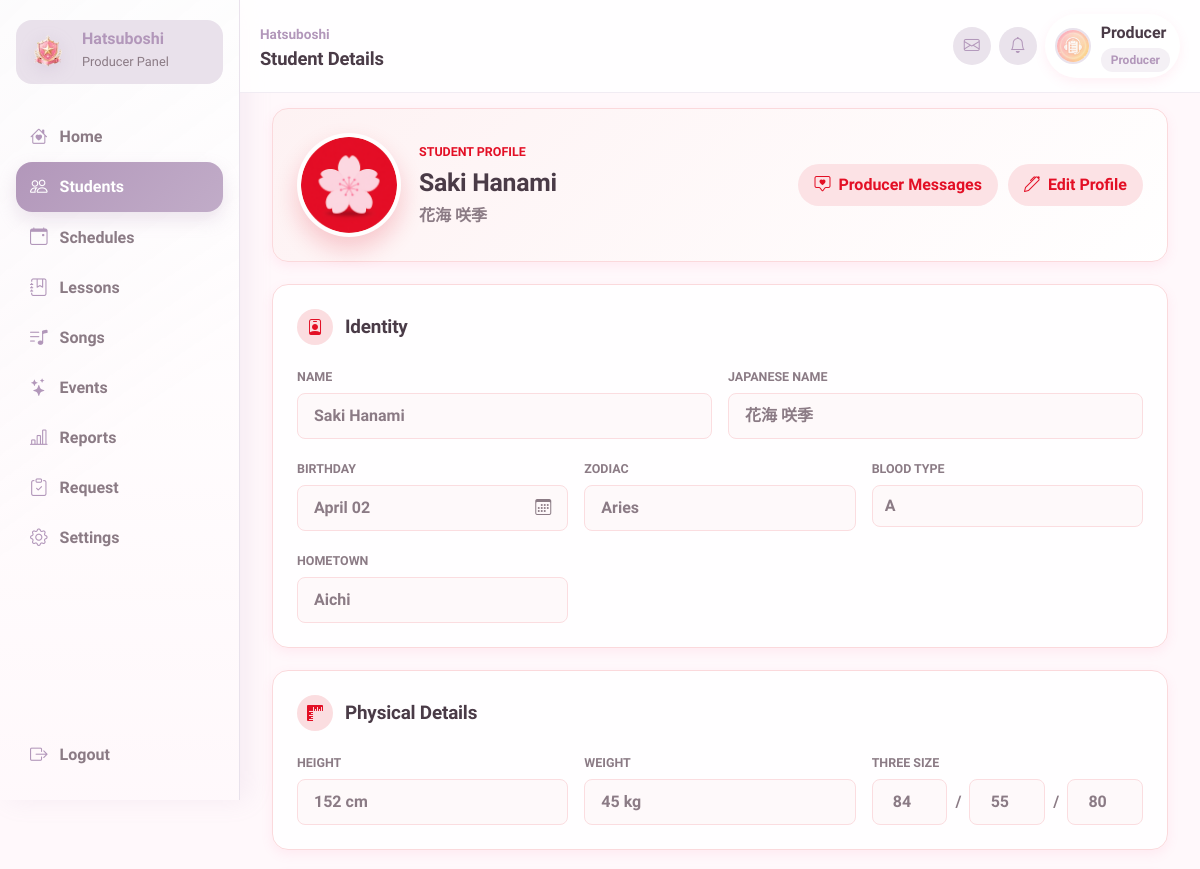
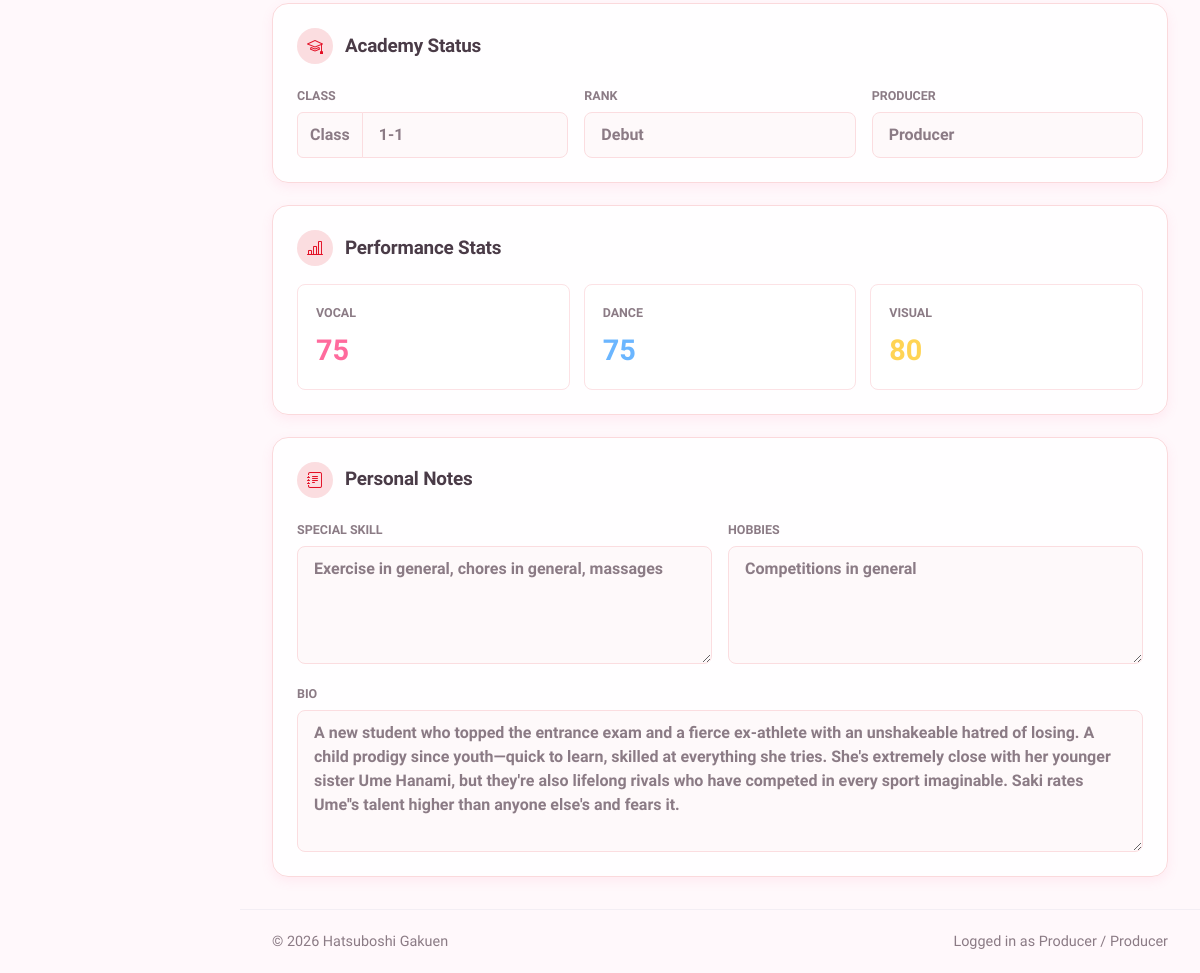
/producer/student_edit.php?id=1 (signed in), run on the app's committed database (2 pictures, top to bottom).
### tables this page shows
CREATE TABLE `students` (
  `id` int(11) NOT NULL AUTO_INCREMENT,
  `user_id` int(11) NOT NULL,
  `name` varchar(100) NOT NULL,
  `name_jp` varchar(100) DEFAULT NULL,
  `birthday` date DEFAULT NULL,
  `zodiac` varchar(30) DEFAULT NULL,
  `blood_type` char(2) DEFAULT NULL,
  `height` int(11) DEFAULT NULL,
  `weight` int(11) DEFAULT NULL,
  `three_size` varchar(20) DEFAULT NULL,
  `hometown` varchar(50) DEFAULT NULL,
  `hobbies` text DEFAULT NULL,
  `special_skill` text DEFAULT NULL,
  `school_year` varchar(20) DEFAULT NULL,
  `rank` varchar(10) GENERATED ALWAYS AS (case when (`vocal` + `dance` + `visual`) * 2.3 >= 35000 then 'S5' when (`vocal` + `dance` + `visual`) * 2.3 >= 26000 then 'S4' when (`vocal` + `dance` + `visual`) * 2.3 >= 23000 then 'SSS+' when (`vocal` + `dance` + `visual`) * 2.3 >= 20000 then 'SSS' when (`vocal` + `dance` + `visual`) * 2.3 >= 16000 then 'SS' when (`vocal` + `dance` + `visual`) * 2.3 >= 14500 then 'S+' when (`vocal` + `dance` + `visual`) * 2.3 >= 13000 then 'S' when (`vocal` + `dance` + `visual`) * 2.3 >= 12000 then 'A+' when (`vocal` + `dance` + `visual`) * 2.3 >= 11000 then 'A' when (`vocal` + `dance` + `visual`) * 2.3 >= 10000 then 'B+' when (`vocal` + `dance` + `visual`) * 2.3 >= 9000 then 'B' when (`vocal` + `dance` + `visual`) * 2.3 >= 7500 then 'C+' when (`vocal` + `dance` + `visual`) * 2.3 >= 6500 then 'C' when (`vocal` + `dance` + `visual`) * 2.3 >= 5000 then 'D' when (`vocal` + `dance` + `visual`) * 2.3 >= 3000 then 'E' else 'Debut' end) STORED,
  `vocal` int(11) NOT NULL DEFAULT 0,
  `dance` int(11) NOT NULL DEFAULT 0,
  `visual` int(11) NOT NULL DEFAULT 0,
  `bio` text DEFAULT NULL,
  `producer_id` int(11) DEFAULT NULL,
  `producer_status` enum('active','removal_pending','released','unassigned') DEFAULT 'unassigned',
  `created_at` datetime NOT NULL DEFAULT current_timestamp(),
  `updated_at` datetime NOT NULL DEFAULT current_timestamp() ON UPDATE current_timestamp(),
  PRIMARY KEY (`id`),
  UNIQUE KEY `uniq_students_user_id` (`user_id`),
  KEY `idx_students_producer_id` (`producer_id`),
  KEY `idx_students_rank` (`rank`),
  CONSTRAINT `fk_students_producer` FOREIGN KEY (`producer_id`) REFERENCES `users` (`id`) ON DELETE SET NULL ON UPDATE CASCADE,
  CONSTRAINT `fk_students_user` FOREIGN KEY (`user_id`) REFERENCES `users` (`id`) ON DELETE CASCADE ON UPDATE CASCADE
);

CREATE TABLE `users` (
  `id` int(11) NOT NULL AUTO_INCREMENT,
  `username` varchar(50) NOT NULL,
  `password` varchar(255) NOT NULL,
  `role` enum('admin','producer','teacher','student') NOT NULL,
  `avatar` varchar(255) DEFAULT NULL,
  `is_active` tinyint(1) NOT NULL DEFAULT 1,
  `created_at` datetime NOT NULL DEFAULT current_timestamp(),
  `updated_at` datetime NOT NULL DEFAULT current_timestamp() ON UPDATE current_timestamp(),
  `last_login` datetime DEFAULT NULL,
  `theme_primary_color` varchar(20) DEFAULT '#FF6B9D',
  `theme_secondary_color` varchar(20) DEFAULT '#FFB3D1',
  PRIMARY KEY (`id`),
  UNIQUE KEY `uniq_users_username` (`username`),
  KEY `idx_users_role` (`role`),
  KEY `idx_users_is_active` (`is_active`)
);

### producer/student_edit.php (the view, shortened to what the rows shown need)
<?php
require_once '../config/database.php';
require_once '../includes/student_edit_validation.php';
require_once '../includes/producer_request_helpers.php';
function e(?string $value): string
{
    return htmlspecialchars($value ?? '', ENT_QUOTES, 'UTF-8');
}
$stmt = $pdo->prepare(
    'SELECT
    s.*,
    u.username,
    u.avatar,
    u.theme_primary_color,
    u.theme_secondary_color,
    p.username AS producer_name
    FROM students s
    INNER JOIN users u ON u.id = s.user_id
    LEFT JOIN users p ON p.id = s.producer_id
    WHERE s.id = ?
    AND s.producer_id = ?
    LIMIT 1'
);
$student_id = (int) ($_GET['id'] ?? 0);
$stmt->execute([
    $student_id,
    $_SESSION['id']
]);
$student = $stmt->fetch();
$producer_status = $student['producer_status'] ?? 'unassigned';
$producer_status_label = ucwords(str_replace('_', ' ', $producer_status));
$producer_display = in_array($producer_status, ['active', 'removal_pending'], true)
    ? ($student['producer_name'] ?: 'Producer not found')
    : $producer_status_label;
$manual_request_id = max(0, (int) ($_GET['request_id'] ?? $_POST['request_id'] ?? 0));
$manual_request = $manual_request_id > 0 ? load_producer_request_detail($pdo, (int) $_SESSION['id'], $manual_request_id) : null;
$profile_avatar = trim((string) ($student['avatar'] ?? ''));
$default_student_avatar_path = '/gakumas-sms/assets/images/avatars/default.webp';
if ($profile_avatar !== '') {
    $profile_avatar_path = str_replace('\\', '/', $profile_avatar);
    if (!str_starts_with($profile_avatar_path, '/') && !preg_match('/^https?:\/\//i', $profile_avatar_path)) {
        $profile_avatar_path = '/gakumas-sms/assets/images/avatars/idols/' . rawurlencode($profile_avatar_path);
    }
} else {
    $profile_avatar_path = $default_student_avatar_path;
}
require_once '../includes/header.php';
$student_theme_primary = $student['theme_primary_color'] ?: DEFAULT_THEME_PRIMARY;
$student_theme_secondary = $student['theme_secondary_color'] ?: DEFAULT_THEME_SECONDARY;
$birthday_timestamp = !empty($student['birthday']) ? strtotime($student['birthday']) : false;
$birthday_display = $birthday_timestamp ? date('F d', $birthday_timestamp) : '';
$birthday_month_value = $birthday_timestamp ? (int) date('n', $birthday_timestamp) : 1;
$birthday_day_value = $birthday_timestamp ? (int) date('j', $birthday_timestamp) : 1;
$three_size_parts = student_edit_split_three_size($student['three_size'] ?? '');
$school_year_code = student_edit_class_code($student['school_year'] ?? '');
$manual_request_changed = producer_request_context_changed_data($manual_request);
$manual_request_url_suffix = $manual_request ? '&request_id=' . (int) $manual_request['id'] : '';
$request_field_class = static fn(string $field): string => array_key_exists($field, $manual_request_changed) ? ' request-field-highlight' : '';
?>
<main class="dashboard-main profile-main"
    style="--primary: <?= e($student_theme_primary) ?>; --secondary: <?= e($student_theme_secondary) ?>;">
    <form action="/gakumas-sms/producer/student_edit.php?id=<?= $student_id ?><?= e($manual_request_url_suffix) ?>" method="post" class="profile-form" <?= $manual_request ? 'data-manual-request-edit="true"' : '' ?>>
        <section class="profile-hero card">
            <div class="profile-avatar-wrap">
                <img src="<?= e($profile_avatar_path) ?>" alt="<?= e($student['name']) ?>" class="profile-avatar"
                    id="profileAvatarPreview">
            </div>
            <div class="profile-hero-copy">
                <p class="dashboard-eyebrow">Student Profile</p>
                <h2><?= e($student['name']) ?></h2>
                <?php if (!empty($student['name_jp'])): ?>
                <p lang="ja"><?= e($student['name_jp']) ?></p>
                <?php endif; ?>
            </div>
        </section>
        <section class="card profile-card">
            <div class="profile-card-heading">
                <h2>Identity</h2>
            </div>
            <div class="row g-3">
                <div class="col-md-6<?= e($request_field_class('name')) ?>">
                    <label for="name" class="form-label">Name</label>
                    <input type="text" id="name" name="name" class="form-control profile-editable"
                        value="<?= e($student['name']) ?>" maxlength="100" required readonly>
                </div>
                <div class="col-md-6<?= e($request_field_class('name_jp')) ?>">
                    <label for="name_jp" class="form-label">Japanese Name</label>
                    <input type="text" id="name_jp" name="name_jp" class="form-control profile-editable"
                        value="<?= e($student['name_jp']) ?>" maxlength="100" readonly>
                </div>
                <div class="col-md-4<?= e($request_field_class('birthday')) ?>">
                    <div class="profile-birthday-picker" data-selected-month="<?= $birthday_month_value ?>"
                        data-selected-day="<?= $birthday_day_value ?>">
                        <button type="button" class="form-control profile-birthday-button" id="birthdayPickerButton"
                            disabled>
                            <span id="birthdayPickerLabel"><?= e($birthday_display ?: 'Choose birthday') ?></span>
                            <i class="bi bi-calendar3" aria-hidden="true"></i>
                        </button>
                    </div>
                </div>
                <div class="col-md-4<?= e($request_field_class('zodiac')) ?>">
                    <label for="zodiac" class="form-label">Zodiac</label>
                    <input type="text" id="zodiac" name="zodiac" class="form-control"
                        value="<?= e($student['zodiac']) ?>" readonly>
                </div>
                <div class="col-md-4<?= e($request_field_class('height')) ?>">
                    <label for="hometown" class="form-label">Hometown</label>
                    <input type="text" id="hometown" name="hometown" class="form-control profile"
                        value="<?= e($student['hometown']) ?>" readonly>
                </div>
            </div>
        </section>
        <section class="card profile-card">
            <div class="profile-card-heading">
                <h2>Physical Details</h2>
            </div>
            <div class="row g-3">
                <div class="col-md-4<?= e($request_field_class('weight')) ?>">
                    <label for="height" class="form-label">Height</label>
                    <input type="text" id="height" name="height" class="form-control profile-editable"
                        value="<?= e((string) $student['height']) ?> cm"
                        data-display-value="<?= e((string) $student['height']) ?> cm"
                        data-edit-value="<?= e((string) $student['height']) ?>" data-edit-type="number" min="100"
                        max="220" readonly>
                </div>
                <div class="col-md-4<?= e($request_field_class('three_size')) ?>">
                    <label for="weight" class="form-label">Weight</label>
                    <input type="text" id="weight" name="weight" class="form-control profile-editable"
                        value="<?= e((string) $student['weight']) ?> kg"
                        data-display-value="<?= e((string) $student['weight']) ?> kg"
                        data-edit-value="<?= e((string) $student['weight']) ?>" data-edit-type="number" min="25"
                        max="150" readonly>
                </div>
                <div class="col-md-4<?= e($request_field_class('school_year')) ?>">
                    <div class="profile-three-size">
                        <input type="number" id="three_size_bust" name="three_size_bust"
                            class="form-control profile-editable profile-three-size-input"
                            value="<?= e($three_size_parts[0] ?? '') ?>" min="40" max="150" readonly>
                        <span class="profile-three-size-separator">/</span>
                        <input type="number" id="three_size_waist" name="three_size_waist"
                            class="form-control profile-editable profile-three-size-input"
                            value="<?= e($three_size_parts[1] ?? '') ?>" min="40" max="150" readonly>
                        <span class="profile-three-size-separator">/</span>
                        <input type="number" id="three_size_hip" name="three_size_hip"
                            class="form-control profile-editable profile-three-size-input"
                            value="<?= e($three_size_parts[2] ?? '') ?>" min="40" max="150" readonly>
                    </div>
                </div>
            </div>
        </section>
        <section class="card profile-card">
            <div class="profile-card-heading">
                <h2>Academy Status</h2>
            </div>
            <div class="row g-3">
                <div class="col-md-4">
                    <div class="input-group profile-fixed-prefix">
                        <span class="input-group-text">Class</span>
                        <input type="text" id="school_year" name="school_year" class="form-control profile-editable"
                            value="<?= e($school_year_code) ?>" maxlength="10" pattern="\d+-\d+" readonly>
                    </div>
                </div>
                <div class="col-md-4">
                    <label for="rank" class="form-label">Rank</label>
                    <input type="text" id="rank" class="form-control" value="<?= e($student['rank']) ?>" readonly
                        data-student-rank>
                </div>
                <div class="col-md-4">
                    <label for="producer" class="form-label">Producer</label>
                    <input type="text" id="producer" name="producer" class="form-control"
                        value="<?= e($producer_display) ?>" readonly>
                </div>
            </div>
        </section>
        <section class="card profile-card">
            <div class="profile-card-heading">
                <h2>Performance Stats</h2>
            </div>
            <div class="profile-stat-grid">
                <div class="profile-stat vocal">
                    <label for="vocal">Vocal</label>
                    <input type="number" id="vocal" name="vocal" class="form-control profile-editable"
                        value="<?= (int) $student['vocal'] ?>" min="0" readonly>
                </div>
                <div class="profile-stat dance">
                    <label for="dance">Dance</label>
                    <input type="number" id="dance" name="dance" class="form-control profile-editable"
                        value="<?= (int) $student['dance'] ?>" min="0" readonly>
                </div>
                <div class="profile-stat visual">
                    <label for="visual">Visual</label>
                    <input type="number" id="visual" name="visual" class="form-control profile-editable"
                        value="<?= (int) $student['visual'] ?>" min="0" readonly>
                </div>
            </div>
        </section>
        <section class="card profile-card">
            <div class="profile-card-heading">
                <h2>Personal Notes</h2>
            </div>
            <div class="row g-3">
                <div class="col-md-6">
                    <label for="special_skill" class="form-label">Special Skill</label>
                    <textarea class="form-control profile" name="special_skill" id="special_skill" rows="4"
                        readonly><?= e($student['special_skill']) ?></textarea>
                </div>
                <div class="col-md-6">
                    <label for="hobbies" class="form-label">Hobbies</label>
                    <textarea class="form-control profile" name="hobbies" id="hobbies" rows="4"
                        readonly><?= e($student['hobbies']) ?></textarea>
                </div>
                <div class="col-12">
                    <label for="bio" class="form-label">Bio</label>
                    <textarea class="form-control profile" name="bio" id="bio" rows="5"
                        readonly><?= e($student['bio']) ?></textarea>
                </div>
            </div>
        </section>
    </form>
</main>
<?php require_once '../includes/footer.php'; ?>

### data on the page
students: user+name (picture), name "Saki Hanami", name_jp "花海 咲季", birthday "April 02", zodiac "Aries", hometown "Aichi", height "152 cm", weight "45 kg", three_size_bust "84", three_size_waist "55", three_size_hip "80", school_year "1-1", rank "Debut", producer "Producer", vocal "75", dance "75", visual "80", special_skill "Exercise in general, chores in general, massages", hobbies "Competitions in general", bio "A new student who topped the entrance exam and a fierce ex-athlete with an unshakeable hatred of losing. A child prodigy since youth—quick to learn, skilled at everything she tries. She's extremely close with her younger sister Ume Hanami, but they're also lifelong rivals who have competed in every sport imaginable. Saki rates Ume''s talent higher than anyone else's and fears it."

### other printed values
$page_title "Student Details"
$username "Producer"
$role_label "Producer"
$panel_label "Producer Panel"
$item['label'] "Home"
$item['label'] "Students"
$item['label'] "Schedules"
$item['label'] "Lessons"
$item['label'] "Songs"
$item['label'] "Events"
$item['label'] "Reports"
$item['label'] "Request"
$item['label'] "Settings"
$_SESSION['user_name'] "Producer"
$_SESSION['role'] "Producer"
